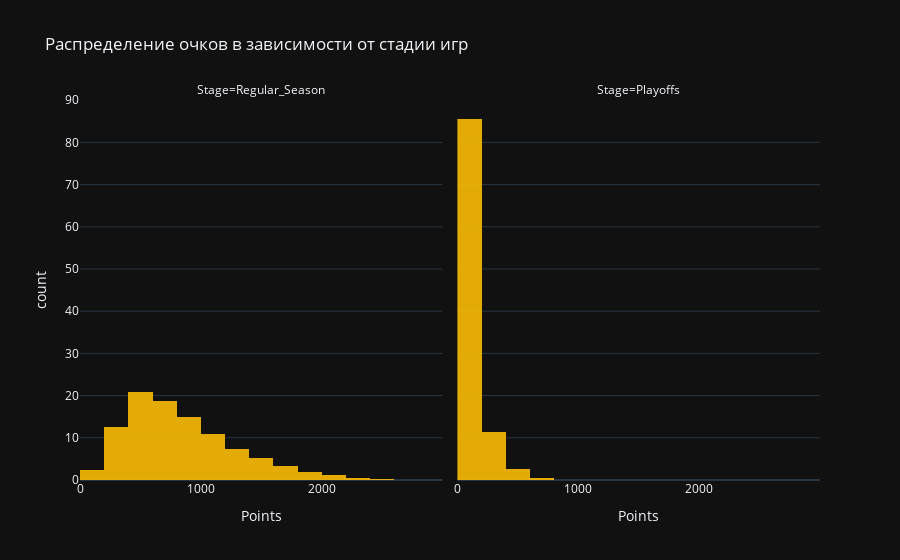

Write notebook code for a chart like this one.
### Code cell
temp = 'plotly_dark'
test_2 = px.histogram(nba, x='Points', facet_col='Stage',
                   nbins=20, histnorm='percent',
                   color_discrete_sequence=['#FBBC05'],
                   opacity=0.9,
                   title='Распределение очков в зависимости от стадии игр', 
                   template=temp
                  )

test_2.show()

### Figure 1 — Plotly figure (JSON) as saved in the notebook; plotly's stock layout.template omitted (floating-point values rounded to 4 significant figures; data arrays with more than 128 entries replaced by an {"elided": "..."} marker saying what was removed)
{"data": [{"alignmentgroup": "True", "bingroup": "x", "histnorm": "percent", "hovertemplate": "Stage=Regular_Season<br>Points=%{x}<br>count=%{y}<extra></extra>", "legendgroup": "", "marker": {"color": "#FBBC05", "opacity": 0.9}, "name": "", "nbinsx": 20, "offsetgroup": "", "orientation": "v", "showlegend": false, "type": "histogram", "x": {"elided": "4658 int values"}, "xaxis": "x", "yaxis": "y"}, {"alignmentgroup": "True", "bingroup": "x", "histnorm": "percent", "hovertemplate": "Stage=Playoffs<br>Points=%{x}<br>count=%{y}<extra></extra>", "legendgroup": "", "marker": {"color": "#FBBC05", "opacity": 0.9}, "name": "", "nbinsx": 20, "offsetgroup": "", "orientation": "v", "showlegend": false, "type": "histogram", "x": {"elided": "2975 int values"}, "xaxis": "x2", "yaxis": "y2"}], "layout": {"annotations": [{"font": {}, "showarrow": false, "text": "Stage=Regular_Season", "x": 0.245, "xanchor": "center", "xref": "paper", "y": 1, "yanchor": "bottom", "yref": "paper"}, {"font": {}, "showarrow": false, "text": "Stage=Playoffs", "x": 0.755, "xanchor": "center", "xref": "paper", "y": 1, "yanchor": "bottom", "yref": "paper"}], "barmode": "relative", "legend": {"tracegroupgap": 0}, "title": {"text": "Распределение очков в зависимости от стадии игр"}, "xaxis": {"anchor": "y", "domain": [0, 0.49], "title": {"text": "Points"}}, "xaxis2": {"anchor": "y2", "domain": [0.51, 1], "matches": "x", "title": {"text": "Points"}}, "yaxis": {"anchor": "x", "domain": [0, 1], "title": {"text": "count"}}, "yaxis2": {"anchor": "x2", "domain": [0, 1], "matches": "y", "showticklabels": false}}}
